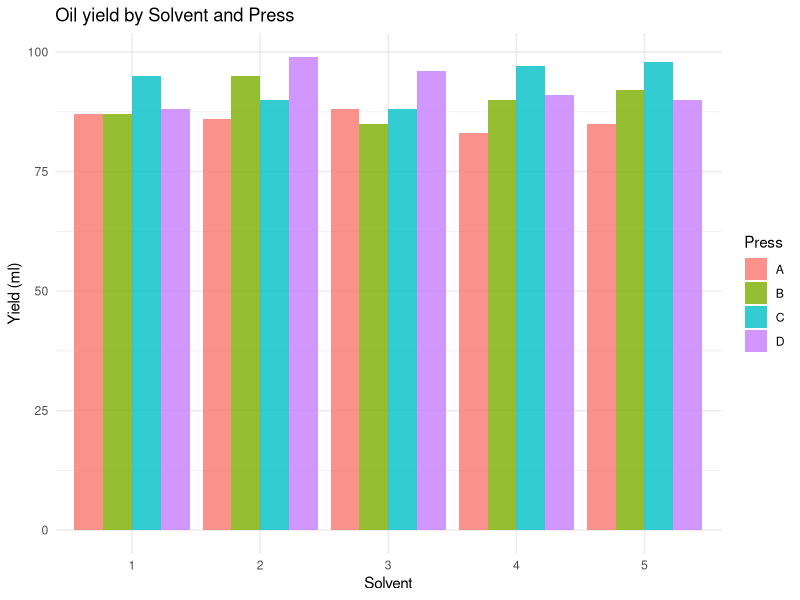
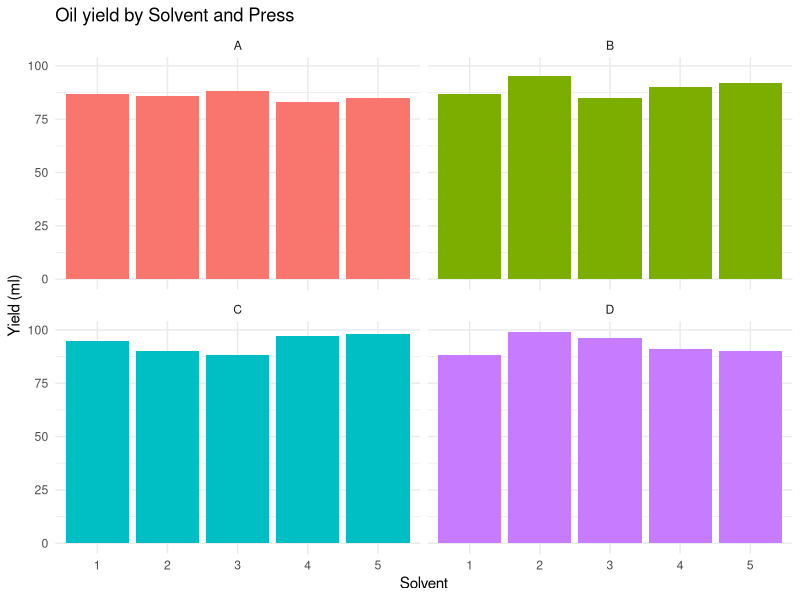

Write R code to recreate these figures, in order.

solvent <- factor(rep(1:5, times = 4))
press <- factor(rep(c("A", "B", "C", "D"), each = 5))
yield <- c(
  87, 86, 88, 83,   # Solvent 1
  85, 87, 95, 85,   # Solvent 2
  90, 92, 95, 90,   # Solvent 3
  88, 97, 98, 88,   # Solvent 4
  99, 96, 91, 90    # Solvent 5
)

data <- data.frame(Solvent = solvent, Press = press, Yield = yield)


# Visualize how the response variable varies across treatments and concentrations
library(ggplot2)

# Important note after first attempt to use boxplot:
# Boxplot is not suitable for this type of data, visually makes no sense, as we only have one observation per treatment combination.

# Grouped bar chart: Allows direct comparison of Press types within each Solvent level
# Useful for identifying which Press performs best for each Solvent and detecting interaction effects
ggplot(data, aes(x = Solvent, y = Yield, fill = Press)) +
  geom_col(position = "dodge", alpha = 0.8) +
  labs(title = "Oil yield by Solvent and Press",
       x = "Solvent",
       y = "Yield (ml)") +
  theme_minimal()

# Faceted plot: Separates each Press type for cleaner visualization of Solvent effects
# Helps identify patterns within each Press type and facilitates comparison of Solvent performance
ggplot(data, aes(x = Solvent, y = Yield, fill = Press)) +
  geom_col() +
  facet_wrap(~Press, ncol = 2) +
  labs(title = "Oil yield by Solvent and Press",
       x = "Solvent",
       y = "Yield (ml)") +
  theme_minimal() +
  theme(legend.position = "none")

anova_model <- aov(Yield ~ Solvent + Press, data = data)
summary(anova_model)

# Post-hoc analysis using Tukey's HSD test as seen in previous class
tukey_result <- TukeyHSD(anova_model, "Solvent")
print(tukey_result)

# Residuals normality test
shapiro.test(resid(anova_model))
